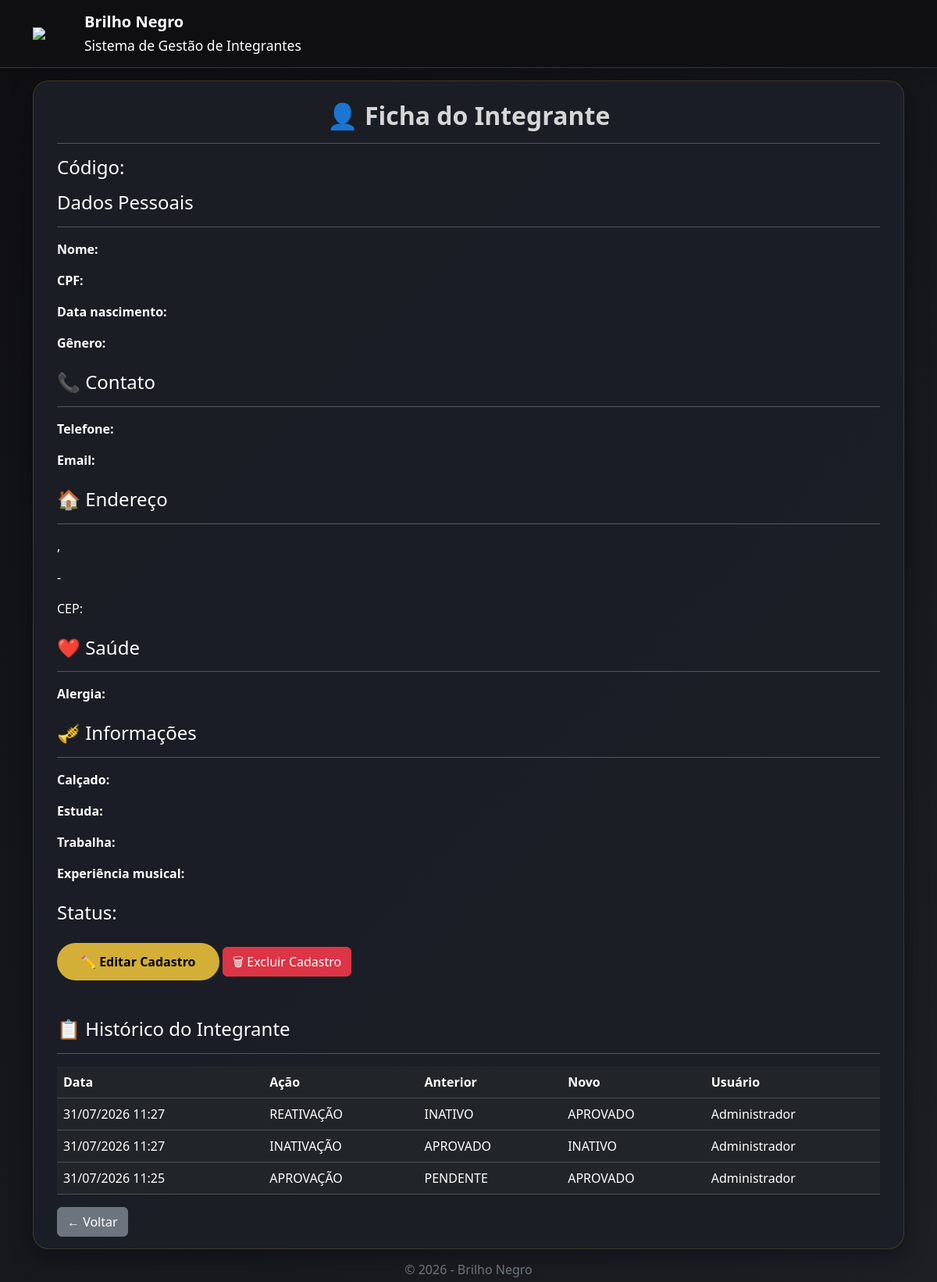
Page /admin/integrante/1 (signed in) on the committed database.
### tables this page shows
CREATE TABLE historico_integrantes (

    id INTEGER PRIMARY KEY AUTOINCREMENT,

    integrante_id INTEGER NOT NULL,

    acao TEXT NOT NULL,

    status_anterior TEXT,

    status_novo TEXT,

    data_hora TEXT,

    usuario TEXT

);

### app.py (the view)
@app.route("/admin/integrante/<int:id>")
def ver_integrante(id):
    if "admin" not in session:
        return redirect("/login")
    conexao = sqlite3.connect(BANCO)
    conexao.row_factory = sqlite3.Row
    cursor = conexao.cursor()
    cursor.execute("""
        SELECT *
        FROM integrantes
        WHERE id = ?
    """,(id,))
    integrante = cursor.fetchone()
    cursor.execute("""
        SELECT *
        FROM historico_integrantes
        WHERE integrante_id = ?
        ORDER BY id DESC
    """,(id,))
    historico = cursor.fetchall()
    conexao.close()
    return render_template(
        "admin/ficha.html",
        integrante=integrante,
        historico=historico
    )

### templates/admin/ficha.html (shortened to what this page needs)
{% extends 'layout/base.html' %}
{% block conteudo %}
<div class="card-bn">
<h2 class="titulo text-center">
👤 Ficha do Integrante
</h2>
<hr>
<h4>
Código:
</h4>
<h4>
Dados Pessoais
</h4>
<hr>
<p>
<strong>Nome:</strong>
</p>
<p>
<strong>CPF:</strong>
</p>
<p>
<strong>Data nascimento:</strong>
</p>
<p>
<strong>Gênero:</strong>
</p>
<h4 class="mt-4">
📞 Contato
</h4>
<hr>
<p>
<strong>Telefone:</strong>
</p>
<p>
<strong>Email:</strong>
</p>
<h4 class="mt-4">
🏠 Endereço
</h4>
<hr>
<p>
{{ integrante.rua }},
</p>
<p>
{{ integrante.cidade }} - {{ integrante.estado }}
</p>
<p>
CEP:
</p>
<h4 class="mt-4">
❤️ Saúde
</h4>
<hr>
<p>
<strong>Alergia:</strong>
</p>
<h4 class="mt-4">
🎺 Informações
</h4>
<hr>
<p>
<strong>Calçado:</strong>
</p>
<p>
<strong>Estuda:</strong>
</p>
<p>
<strong>Trabalha:</strong>
</p>
<p>
<strong>Experiência musical:</strong>
</p>
<h4 class="mt-4">
Status:
</h4>
<div class="mt-4">
<a
href="/admin/integrante/{{ integrante.id }}/editar"
class="btn btn-brilho">
✏️ Editar Cadastro
</a>
<a
href="/admin/integrante/{{ integrante.id }}/excluir"
class="btn btn-danger"
onclick="return confirm('Tem certeza que deseja excluir este integrante?')">
🗑 Excluir Cadastro
</a>
</div>
<h4 class="mt-5">
📋 Histórico do Integrante
</h4>
<hr>
{% if historico %}
<div class="table-responsive">
<table class="table table-dark table-hover">
<thead>
<tr>
<th>Data</th>
<th>Ação</th>
<th>Anterior</th>
<th>Novo</th>
<th>Usuário</th>
</tr>
</thead>
<tbody>
{% for item in historico %}
<tr>
<td>
{{ item.data_hora }}
</td>
<td>
{{ item.acao }}
</td>
<td>
{{ item.status_anterior }}
</td>
<td>
{{ item.status_novo }}
</td>
<td>
{{ item.usuario }}
</td>
</tr>
{% endfor %}
</tbody>
</table>
</div>
{% else %}
<p class="text-secondary">
Nenhuma alteração registrada.
</p>
{% endif %}
<a
href="/admin"
class="btn btn-secondary">
← Voltar
</a>
</div>
</div>
{% endblock %}

### static/css/style.css (style rules this page uses)
:root { --cor-fundo:#0f0f12; --cor-card:#1c1f26; --cor-principal:#111111; --cor-secundaria:#d4af37; --cor-texto:#ffffff; --cor-texto-secundario:#cfcfcf; --cor-borda:#343a40; }
body { background:linear-gradient(135deg,#0f0f12,#1d1f25); color:var(--cor-texto); min-height:100vh; font-family:Segoe UI,Tahoma,Geneva,Verdana,sans-serif; }
.card-bn { background:rgba(28,31,38,.92); border:1px solid rgba(212,175,55,.18); border-radius:20px; padding:25px 30px 15px; box-shadow:0 10px 30px rgba(0,0,0,.35); }
.titulo { font-size:2rem; font-weight:700; color:#d6d6d6; }
.btn-brilho { background:var(--cor-secundaria); color:#000; font-weight:bold; border:none; border-radius:30px; padding:12px 30px; }

### rows in the picture
historico_integrantes: data_hora "31/07/2026 11:27", acao "REATIVAÇÃO", status_anterior "INATIVO", status_novo "APROVADO", usuario "Administrador"
historico_integrantes: data_hora "31/07/2026 11:27", acao "INATIVAÇÃO", status_anterior "APROVADO", status_novo "INATIVO", usuario "Administrador"
historico_integrantes: data_hora "31/07/2026 11:25", acao "APROVAÇÃO", status_anterior "PENDENTE", status_novo "APROVADO", usuario "Administrador"
